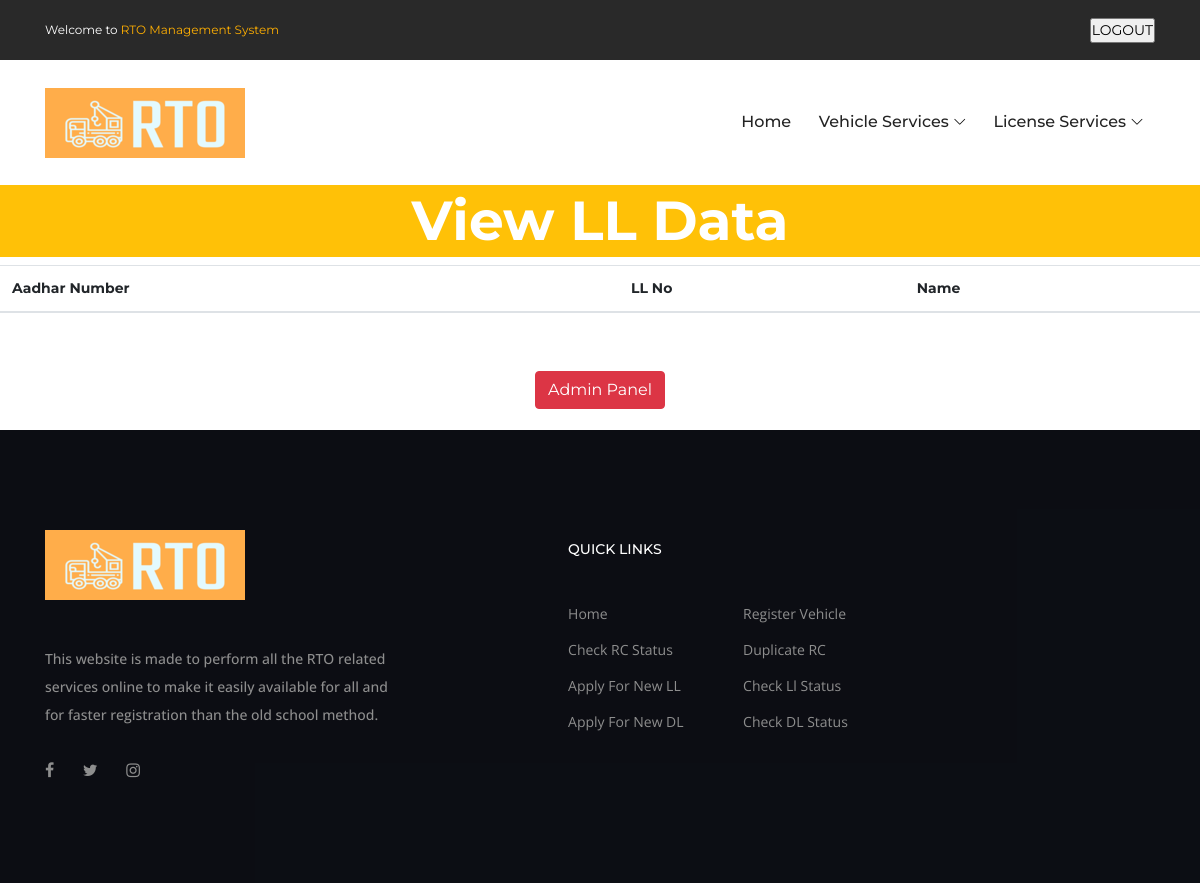
The page /viewllData.php (signed in) on the database as committed earlier.
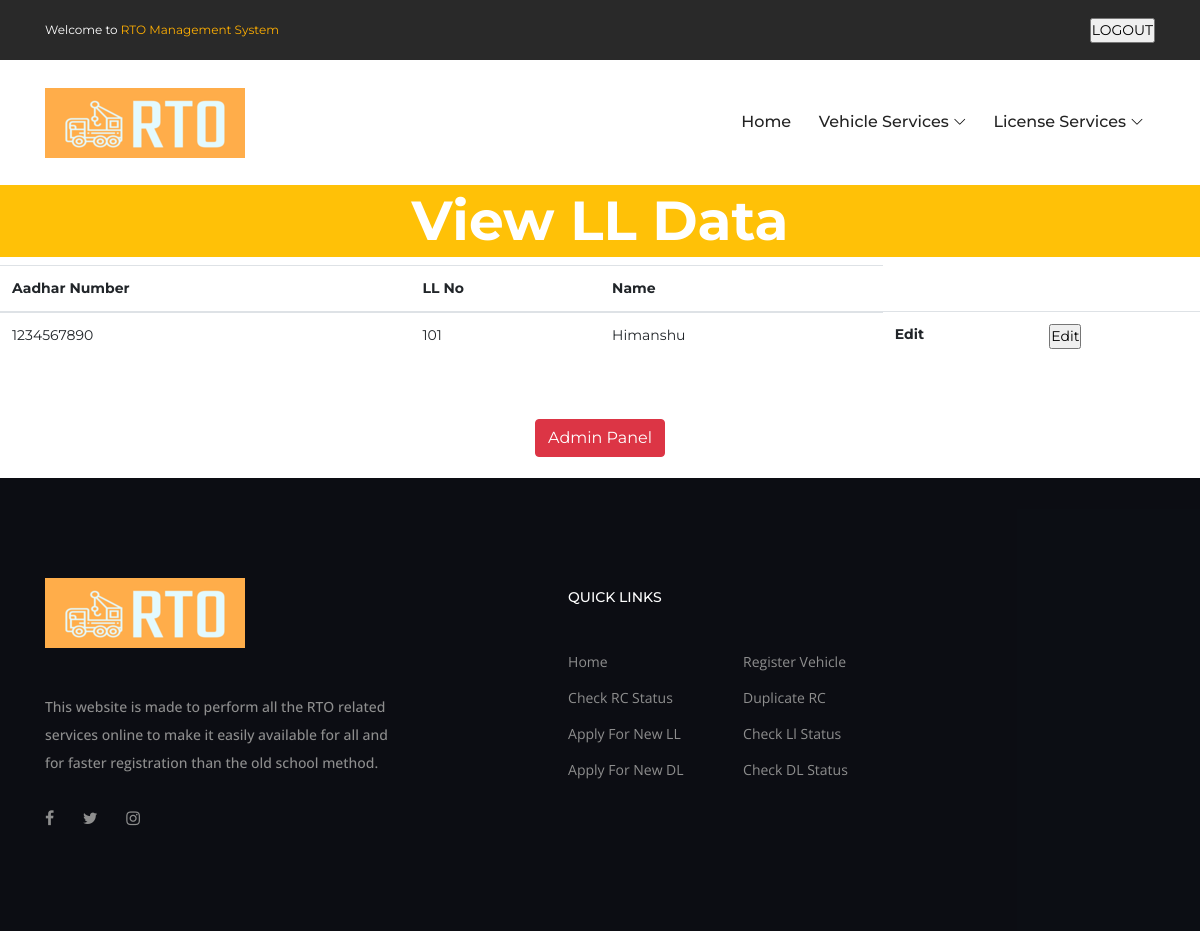
The same page on the database as committed later.
### tables this page shows
CREATE TABLE `ll` (
  `llno` int(10) NOT NULL,
  `name` varchar(30) NOT NULL,
  `fatherName` varchar(30) NOT NULL,
  `dob` date NOT NULL,
  `bloodGroup` varchar(3) NOT NULL,
  `address` text NOT NULL,
  `aadhar` int(10) NOT NULL,
  `gender` varchar(2) NOT NULL,
  `mobileNumber` int(10) NOT NULL,
  `email` varchar(30) NOT NULL,
  `rto` varchar(30) NOT NULL,
  `status` int(1) NOT NULL,
  `id` int(10) NOT NULL,
  `validity` date NOT NULL,
  `issueDate` date NOT NULL,
  `examDate` date NOT NULL
);

### viewllData.php (the view, shortened to what this page needs)
<?php
    $obj = new Connection();
    $db = $obj->getNewConnection();
    $sql = "select * from ll";
    $res = $db->query($sql);
?>
<!DOCTYPE html>
<html>
<head>
</head>
<body>
    <?php require_once('header.php'); ?>
    <h1 class="text-white text-center font-weight-bold bg-warning" style="font-size: 55px;"> View LL Data </h1>
    <form method="post">
        <table class="table">
            <thead>
            <tr>
            <th scope="col">Aadhar Number</th>
            <th scope="col">LL No</th>
            <th scope="col">Name</th>
            </tr>
            </thead>
            <tbody>
            <?php while ($row = $res->fetch_assoc()) : ?>
            <tr>
                <td><?php echo $row['aadhar'] ?></td>
                <td><?php echo $row['llno'] ?></td>
                <td><?php echo $row['name'] ?></td>
                <th scope="col"> Edit</th>
                <td>
                <form method="post">
                    <input type="submit" name="action" value="Edit"/>
                </form>
                </td>
            </tr>
            <?php endwhile; ?>
        </table>
    </form>
    <br><br>
    <form method="post">
        <center><input type="submit" value="Admin Panel" name="adminPanel" class="btn btn-danger"></center>
    </form>
    <br>
    <?php require_once('footer.php'); ?>
</body>
</html>

Rows that differ between the two databases and show on the page:
added ll: aadhar "1234567890", llno "101", name "Himanshu"
